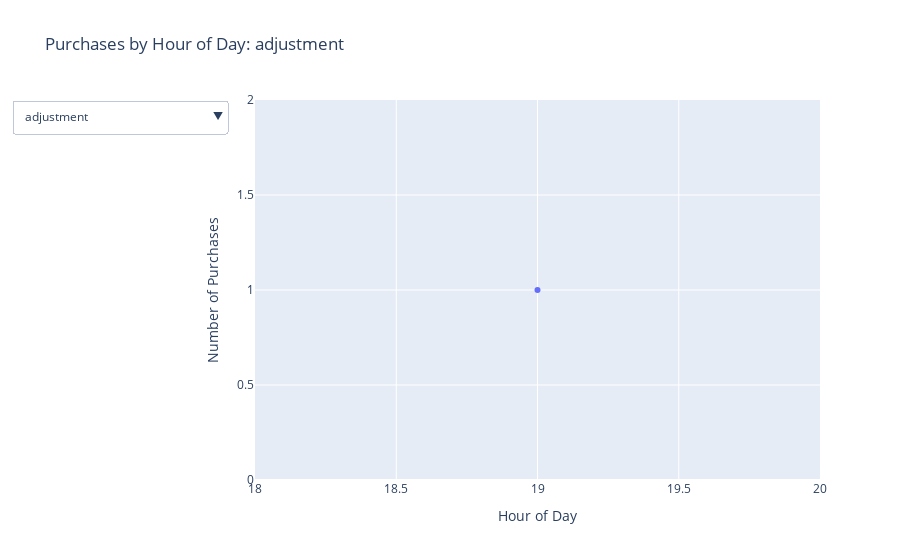

Notebook code for this chart:
### Code cell
# Chart: Total Purchases by hour of day and item
grouped = df.groupby(['Hour', 'Items']).size().reset_index(name='count')
unique_items = grouped['Items'].sort_values().unique()

fig = go.Figure()
for item in unique_items:
    item_data = grouped[grouped['Items'] == item]
    fig.add_trace(go.Scatter(
        x=item_data['Hour'],
        y=item_data['count'],
        mode='lines+markers',
        name=item,
        visible=False
    ))

fig.data[0].visible = True
buttons = [
    dict(label=item,
         method="update",
         args=[{"visible": [i == j for j in range(len(unique_items))]},
               {"title": f"Purchases by Hour of Day: {item}"}])
    for i, item in enumerate(unique_items)
]

fig.update_layout(
    title=f"Purchases by Hour of Day: {unique_items[0]}",
    xaxis_title="Hour of Day",
    yaxis_title="Number of Purchases",
    updatemenus=[{
        "buttons": buttons,
        "direction": "down",
        "showactive": True
    }]
)

fig.show()
